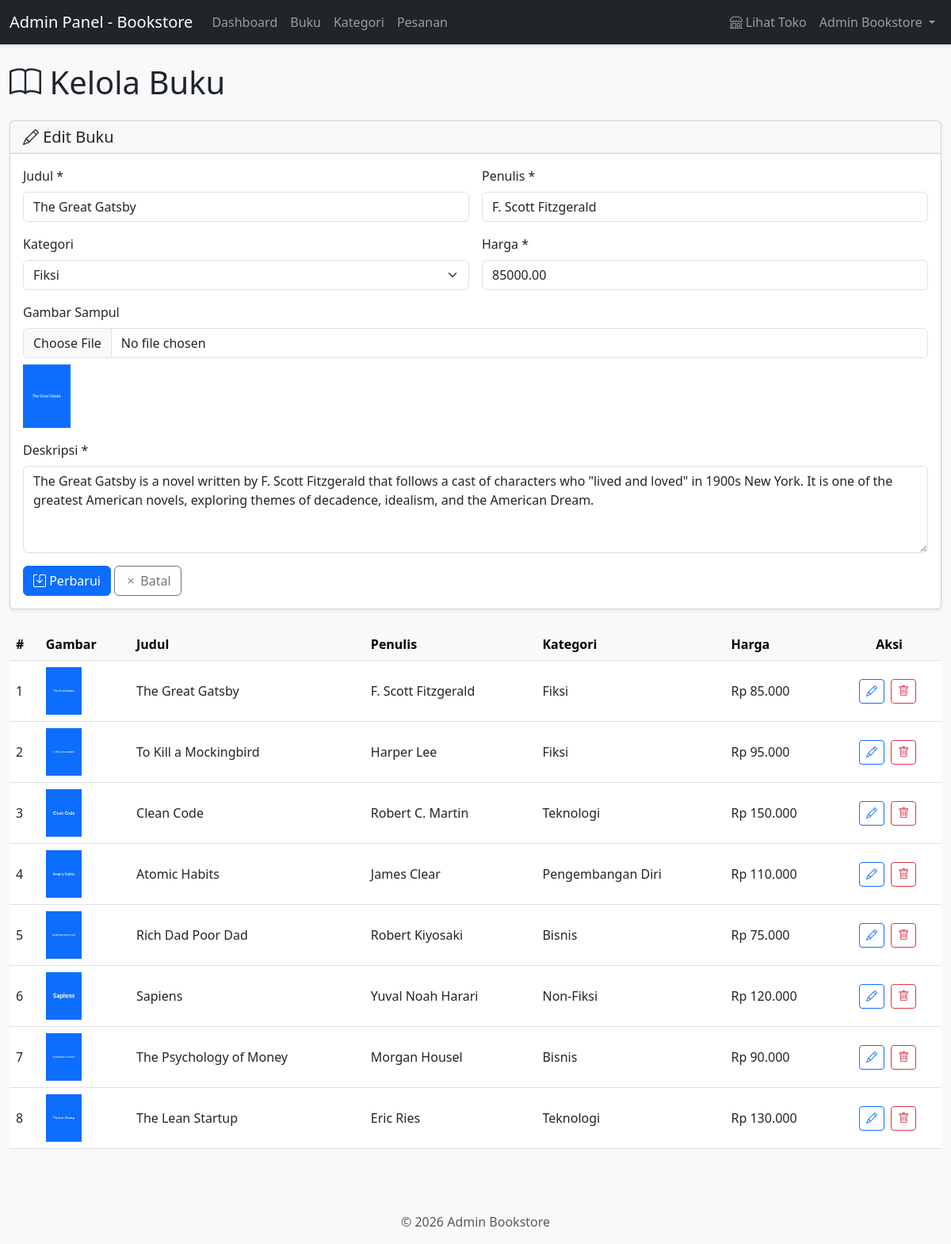
Screenshot of /admin/books.php?action=edit&id=1 (signed in) with the database file from the repository.
### tables this page shows
CREATE TABLE books (
    id           INT UNSIGNED NOT NULL AUTO_INCREMENT,
    title        VARCHAR(255)  NOT NULL,
    author       VARCHAR(100)  NOT NULL,
    category_id  INT UNSIGNED DEFAULT NULL,
    price        DECIMAL(10,2) NOT NULL,
    description  TEXT          NOT NULL,
    image        VARCHAR(255)  DEFAULT 'no-image.jpg',
    created_at   TIMESTAMP     DEFAULT CURRENT_TIMESTAMP,
    PRIMARY KEY (id),
    FOREIGN KEY (category_id) REFERENCES categories(id)
        ON DELETE SET NULL
        ON UPDATE CASCADE
);

CREATE TABLE categories (
    id         INT UNSIGNED NOT NULL AUTO_INCREMENT,
    name       VARCHAR(100)  NOT NULL,
    created_at TIMESTAMP     DEFAULT CURRENT_TIMESTAMP,
    PRIMARY KEY (id)
);

### admin/books.php (the view, shortened to what this page needs)
<?php
require_once '../config/database.php';
$stmt = $pdo->query("SELECT id, name FROM categories ORDER BY name");
$categories = $stmt->fetchAll();
$action = $_GET['action'] ?? 'list';
$stmt = $pdo->query("SELECT b.*, c.name AS category_name FROM books b
                     LEFT JOIN categories c ON b.category_id = c.id
                     ORDER BY b.created_at DESC");
$books = $stmt->fetchAll();
$editBook = null;
if ($action === 'edit' && isset($_GET['id'])) {
    $editId = (int)$_GET['id'];
    $stmt = $pdo->prepare("SELECT * FROM books WHERE id = ?");
    $stmt->execute([$editId]);
    $editBook = $stmt->fetch();
}
require_once 'includes/header.php';
?>
<h1 class="mb-4"><i class="bi bi-book"></i> Kelola Buku</h1>
<div class="card shadow-sm mb-4">
    <div class="card-header">
        <h5 class="mb-0">
            <i class="bi bi-<?= $action === 'edit' ? 'pencil' : 'plus' ?>"></i>
            <?= $action === 'edit' ? 'Edit Buku' : 'Tambah Buku Baru' ?>
        </h5>
    </div>
    <div class="card-body">
        <form method="POST" action="books.php" enctype="multipart/form-data">
            <div class="row g-3">
                <div class="col-md-6">
                    <label class="form-label">Judul *</label>
                    <input type="text" name="title" class="form-control"
                           value="<?= $action === 'edit' ? htmlspecialchars($editBook['title']) : '' ?>" required>
                </div>
                <div class="col-md-6">
                    <label class="form-label">Penulis *</label>
                    <input type="text" name="author" class="form-control"
                           value="<?= $action === 'edit' ? htmlspecialchars($editBook['author']) : '' ?>" required>
                </div>
                <div class="col-md-6">
                    <label class="form-label">Kategori</label>
                    <select name="category_id" class="form-select">
                        <?php foreach ($categories as $cat): ?>
                            <option value="<?= $cat['id'] ?>"
                                <?= ($action === 'edit' && $editBook['category_id'] == $cat['id']) ? 'selected' : '' ?>>
                                <?= htmlspecialchars($cat['name']) ?>
                            </option>
                        <?php endforeach; ?>
                    </select>
                </div>
                <div class="col-md-6">
                    <label class="form-label">Harga *</label>
                    <input type="number" name="price" class="form-control" min="0" step="1000"
                           value="<?= $action === 'edit' ? $editBook['price'] : '' ?>" required>
                </div>
                <div class="col-12">
                    <label class="form-label">Gambar Sampul</label>
                    <input type="file" name="image" class="form-control">
                    <?php if ($action === 'edit' && $editBook['image']): ?>
                        <div class="mt-2">
                            <img src="../assets/images/<?= $editBook['image'] ?>" alt="Current Image"
                                 style="max-height: 80px;">
                        </div>
                    <?php endif; ?>
                </div>
                <div class="col-12">
                    <label class="form-label">Deskripsi *</label>
                    <textarea name="description" class="form-control" rows="4" required><?=
                        $action === 'edit' ? htmlspecialchars($editBook['description']) : ''
                    ?></textarea>
                </div>
            </div>
            <button type="submit" class="btn btn-primary mt-3">
                <i class="bi bi-save"></i> <?= $action === 'edit' ? 'Perbarui' : 'Simpan' ?>
            </button>
            <?php if ($action === 'edit'): ?>
                <a href="books.php" class="btn btn-outline-secondary mt-3">
                    <i class="bi bi-x"></i> Batal
                </a>
            <?php endif; ?>
        </form>
    </div>
</div>
<div class="table-responsive">
    <table class="table table-hover align-middle">
        <thead class="table-light">
            <tr>
                <th>#</th>
                <th>Gambar</th>
                <th>Judul</th>
                <th>Penulis</th>
                <th>Kategori</th>
                <th>Harga</th>
                <th class="text-center">Aksi</th>
            </tr>
        </thead>
        <tbody>
            <?php if (count($books) > 0): ?>
                <?php $i = 1; foreach ($books as $b): ?>
                    <tr>
                        <td><?= $i++ ?></td>
                        <td>
                            <img src="../assets/images/<?= $b['image'] ?: 'no-image.jpg' ?>"
                                 alt="<?= htmlspecialchars($b['title']) ?>"
                                 style="max-height: 60px;">
                        </td>
                        <td><?= htmlspecialchars($b['title']) ?></td>
                        <td><?= htmlspecialchars($b['author']) ?></td>
                        <td><?= htmlspecialchars($b['category_name']) ?></td>
                        <td>Rp <?= number_format($b['price'], 0, ',', '.') ?></td>
                        <td class="text-center table-actions">
                            <a href="books.php?action=edit&id=<?= $b['id'] ?>"
                               class="btn btn-sm btn-outline-primary" title="Edit">
                                <i class="bi bi-pencil"></i>
                            </a>
                            <a href="books.php?delete=<?= $b['id'] ?>"
                               class="btn btn-sm btn-outline-danger" title="Hapus"
                               onclick="return confirm('Hapus buku ini?')">
                                <i class="bi bi-trash"></i>
                            </a>
                        </td>
                    </tr>
                <?php endforeach; ?>
            <?php else: ?>
                <tr>
                    <td colspan="7" class="text-center text-muted">Belum ada buku.</td>
                </tr>
            <?php endif; ?>
        </tbody>
    </table>
</div>
<?php require_once 'includes/footer.php'; ?>

### assets/css/style.css (style rules this page uses)
body { font-family: 'Segoe UI', Tahoma, Geneva, Verdana, sans-serif; background-color: #f8f9fa; color: #212529; }
.table-actions .btn { margin-right: 0.25rem; }

### rows the page displays
books: title "The Great Gatsby", author "F. Scott Fitzgerald", category_id "Fiksi", price "85000.00", image (picture), description "The Great Gatsby is a novel written by F. Scott Fitzgerald that follows a cast of characters who \"lived and loved\" in 1900s New York. It is one of the greatest American novels, exploring themes of decadence, idealism, and the American Dream.", category.name "Fiksi", price "85.000"
books: image (picture), title "To Kill a Mockingbird", author "Harper Lee", category.name "Fiksi", price "95.000"
books: image (picture), title "Clean Code", author "Robert C. Martin", category.name "Teknologi", price "150.000"
books: image (picture), title "Atomic Habits", author "James Clear", category.name "Pengembangan Diri", price "110.000"
books: image (picture), title "Rich Dad Poor Dad", author "Robert Kiyosaki", category.name "Bisnis", price "75.000"
books: image (picture), title "Sapiens", author "Yuval Noah Harari", category.name "Non-Fiksi", price "120.000"
books: image (picture), title "The Psychology of Money", author "Morgan Housel", category.name "Bisnis", price "90.000"
books: image (picture), title "The Lean Startup", author "Eric Ries", category.name "Teknologi", price "130.000"

### other values shown
$_SESSION['name'] "Admin Bookstore"
